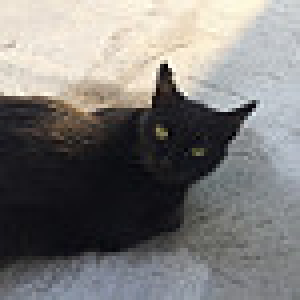
#> input picture dc_photos/test/cat-152.jpg, 75 x 75 px, given in place of cat-001.jpg, which was not available (shown 4 times larger)
$ jupyter execute --allow-errors Exam_DogCat.ipynb   (shell and % lines are left out)
#> lines starting #> are read from the running program, lines starting #| are printed output that depends on the picture; pictures that were not available may be replaced by others from this repository, and a replacement may not be noted
[cell 1]
# インポート
import numpy as np
import pandas as pd
from PIL import Image
from sklearn.svm import SVC
from sklearn import metrics
import matplotlib.pyplot as plt

#> (a cell that did not finish here is left out)

#> (a cell that did not finish here is left out)

[cell 4]
# 訓練画像データをそのままの表示
sample_img1 = Image.open("dc_photos/train/cat-001.jpg")
#> sample_img1 is the input picture: PIL image 75x75 RGB; mean R, G, B 124.6, 122.7, 120.8
plt.imshow(sample_img1)

[cell 5]
# 訓練画像データをグレースケールに変換して表示
sample_img1_gray = sample_img1.convert("L")
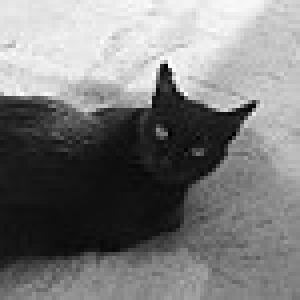
#> sample_img1_gray: PIL image 75x75 L (shown 4 times larger); min 0, max 253, mean 123.1
plt.imshow(sample_img1_gray, cmap="gray")

[cell 6]
# テスト画像データをそのまま表示
sample_img2 = Image.open("dc_photos/test/cat-151.jpg")
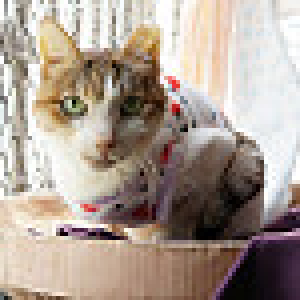
#> input picture dc_photos/test/cat-151.jpg, 75 x 75 px (shown 4 times larger)
#> sample_img2 is the input picture: PIL image 75x75 RGB; mean R, G, B 171.3, 157.2, 146.5
plt.imshow(sample_img2)

[cell 7]
# テスト画像データをグレースケールで表示
sample_img2_gray = sample_img2.convert("L")
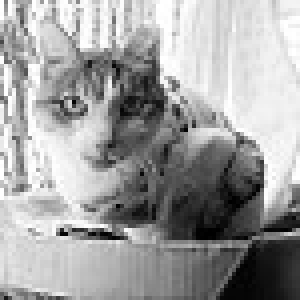
#> sample_img2_gray: PIL image 75x75 L (shown 4 times larger); min 0, max 255, mean 160.2
plt.imshow(sample_img2_gray, cmap="gray")

[cell 8]
# グレースケール画像のサイズ確認
sample_img1_gray_array = np.array(sample_img1_gray)
sample_img1_gray_array.shape
#> Out = (75, 75)
